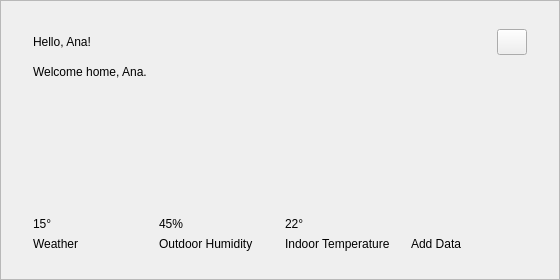
<?xml version='1.0' encoding='utf-8'?>
<ui version="4.0">
 <class>HelloCard</class>
 <widget class="QWidget" name="HelloCard">
  <property name="geometry"><rect><x>0</x><y>0</y><width>560</width><height>280</height></rect></property>
  <layout class="QVBoxLayout" name="helloRoot">
   <property name="leftMargin"><number>0</number></property><property name="topMargin"><number>0</number></property>
   <property name="rightMargin"><number>0</number></property><property name="bottomMargin"><number>0</number></property>
   <property name="spacing"><number>0</number></property>
   <item>
    <widget class="QFrame" name="helloCard">
     <property name="frameShape"><enum>QFrame::StyledPanel</enum></property>
     <property name="role" stdset="0"><string>card</string></property>
     <layout class="QVBoxLayout" name="helloLayout">
      <property name="leftMargin"><number>32</number></property><property name="topMargin"><number>28</number></property>
      <property name="rightMargin"><number>32</number></property><property name="bottomMargin"><number>28</number></property>
      <property name="spacing"><number>10</number></property>
      <item>
       <layout class="QHBoxLayout" name="helloHeader">
        <item><widget class="QLabel" name="helloTitle"><property name="text"><string>Hello, Ana!</string></property><property name="role" stdset="0"><string>helloTitle</string></property></widget></item>
        <item><spacer name="helloHeaderSpacer"><property name="orientation"><enum>Qt::Horizontal</enum></property><property name="sizeHint" stdset="0"><size><width>40</width><height>20</height></size></property></spacer></item>
        <item><widget class="QPushButton" name="helloMenu"><property name="minimumSize"><size><width>30</width><height>26</height></size></property><property name="maximumSize"><size><width>30</width><height>26</height></size></property><property name="text"><string /></property><property name="role" stdset="0"><string>menuBtn</string></property></widget></item>
       </layout>
      </item>
      <item><widget class="QLabel" name="welcome"><property name="wordWrap"><bool>true</bool></property><property name="text"><string>Welcome home, Ana.</string></property><property name="role" stdset="0"><string>welcome</string></property></widget></item>
      <item><spacer name="helloMid"><property name="orientation"><enum>Qt::Vertical</enum></property><property name="sizeHint" stdset="0"><size><width>20</width><height>16</height></size></property></spacer></item>
      <item>
       <layout class="QHBoxLayout" name="weatherRow">
        <property name="spacing"><number>10</number></property>
        <item>
         <layout class="QVBoxLayout" name="wTile0"><property name="spacing"><number>6</number></property>
          <item><widget class="QLabel" name="wIcon0"><property name="minimumSize"><size><width>42</width><height>42</height></size></property><property name="maximumSize"><size><width>42</width><height>42</height></size></property><property name="text"><string /></property></widget></item>
          <item><widget class="QLabel" name="wValue0"><property name="text"><string>15°</string></property><property name="role" stdset="0"><string>wValue</string></property></widget></item>
          <item><widget class="QLabel" name="wLabel0"><property name="wordWrap"><bool>true</bool></property><property name="text"><string>Weather</string></property><property name="role" stdset="0"><string>wLabel</string></property></widget></item>
         </layout>
        </item>
        <item>
         <layout class="QVBoxLayout" name="wTile1"><property name="spacing"><number>6</number></property>
          <item><widget class="QLabel" name="wIcon1"><property name="minimumSize"><size><width>42</width><height>42</height></size></property><property name="maximumSize"><size><width>42</width><height>42</height></size></property><property name="text"><string /></property></widget></item>
          <item><widget class="QLabel" name="wValue1"><property name="text"><string>45%</string></property><property name="role" stdset="0"><string>wValue</string></property></widget></item>
          <item><widget class="QLabel" name="wLabel1"><property name="wordWrap"><bool>true</bool></property><property name="text"><string>Outdoor Humidity</string></property><property name="role" stdset="0"><string>wLabel</string></property></widget></item>
         </layout>
        </item>
        <item>
         <layout class="QVBoxLayout" name="wTile2"><property name="spacing"><number>6</number></property>
          <item><widget class="QLabel" name="wIcon2"><property name="minimumSize"><size><width>42</width><height>42</height></size></property><property name="maximumSize"><size><width>42</width><height>42</height></size></property><property name="text"><string /></property></widget></item>
          <item><widget class="QLabel" name="wValue2"><property name="text"><string>22°</string></property><property name="role" stdset="0"><string>wValue</string></property></widget></item>
          <item><widget class="QLabel" name="wLabel2"><property name="wordWrap"><bool>true</bool></property><property name="text"><string>Indoor Temperature</string></property><property name="role" stdset="0"><string>wLabel</string></property></widget></item>
         </layout>
        </item>
        <item>
         <layout class="QVBoxLayout" name="wTile3"><property name="spacing"><number>6</number></property>
          <item><widget class="QLabel" name="wIcon3"><property name="minimumSize"><size><width>42</width><height>42</height></size></property><property name="maximumSize"><size><width>42</width><height>42</height></size></property><property name="text"><string /></property></widget></item>
          <item><widget class="QLabel" name="wValue3"><property name="text"><string /></property><property name="role" stdset="0"><string>wValue</string></property></widget></item>
          <item><widget class="QLabel" name="wLabel3"><property name="wordWrap"><bool>true</bool></property><property name="text"><string>Add Data</string></property><property name="role" stdset="0"><string>wLabelMuted</string></property></widget></item>
         </layout>
        </item>
       </layout>
      </item>
     </layout>
    </widget>
   </item>
  </layout>
 </widget>
 <connections />
<customwidgets><customwidget><class>QPushButton</class><extends>QPushButton</extends><header location="global">Custom_Widgets.Theme.h</header><container>1</container></customwidget><customwidget><class>QLabel</class><extends>QLabel</extends><header location="global">Custom_Widgets.Theme.h</header><container>1</container></customwidget></customwidgets></ui>
